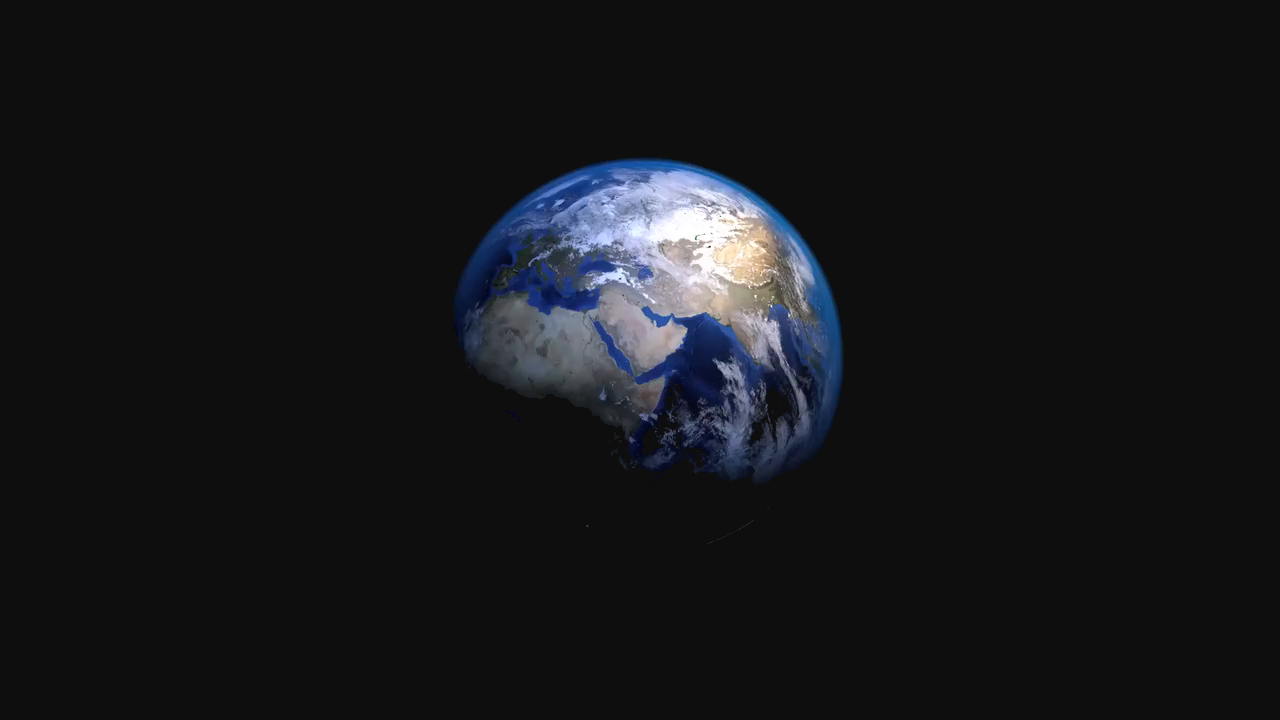
#> input picture output/out0001.png, 1280 x 720 px; its folder holds 4 pictures in this run
$ python resize.py
#> lines starting #> are read from the running program, lines starting #| are printed output that depends on the picture
import PIL
import os
import os.path
from PIL import Image

f = 'output'

for file in os.listdir(f):

    f_img =  f+"/"+file
    img = Image.open(f + "/" + file)
#> img is the input picture: PIL image 1280x720 RGBA; mean R, G, B, A 21.3, 22.3, 24.8, 255

    # crop a square at the centre
    width, height = img.size
#> width = 1280; height = 720
    size = min(width, height)
#> size = 720
    left = (width - size) / 2
#> left = 280
    top = (height - size) / 2
#> top = 0
    right = (width + size) / 2
#> right = 1000
    bottom = (height + size) / 2
#> bottom = 720
    img = img.crop((left, top, right, bottom))
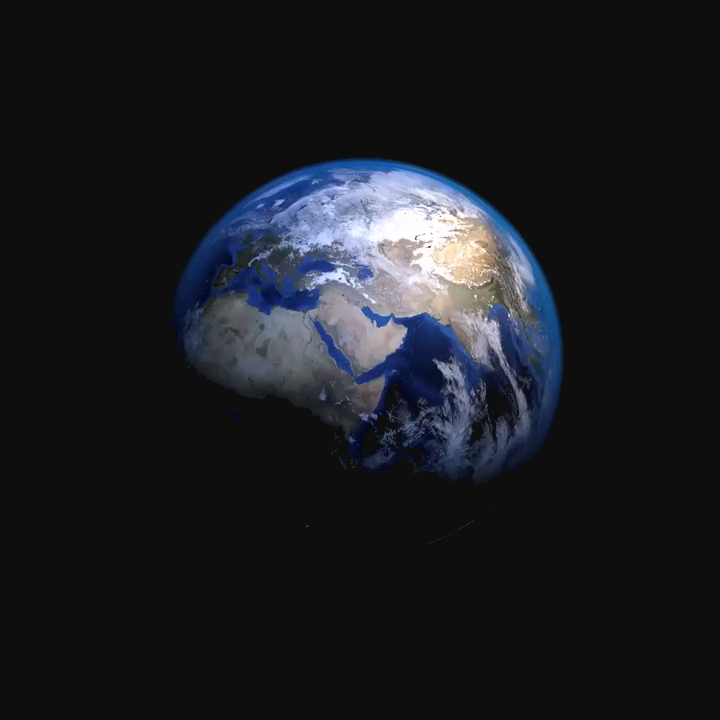
#> img: PIL image 720x720 RGBA; mean R, G, B, A 27, 28.7, 33.1, 255
    img.resize((500,500))
    img.save(f_img)
 # ffmpeg -framerate 10 -i out%4d.png Project.mp4
